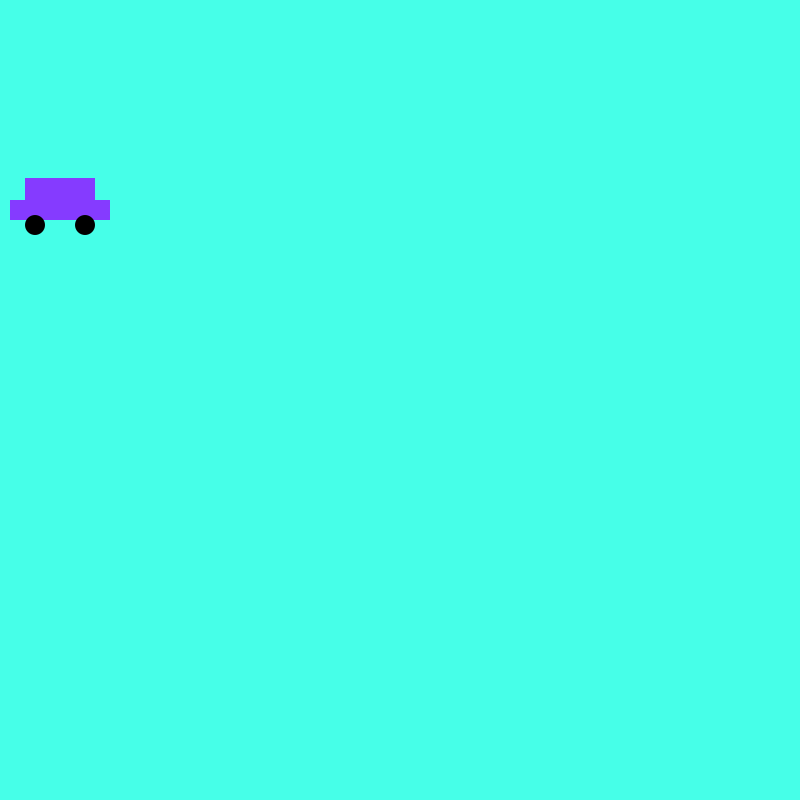
Frame 1 (no input)
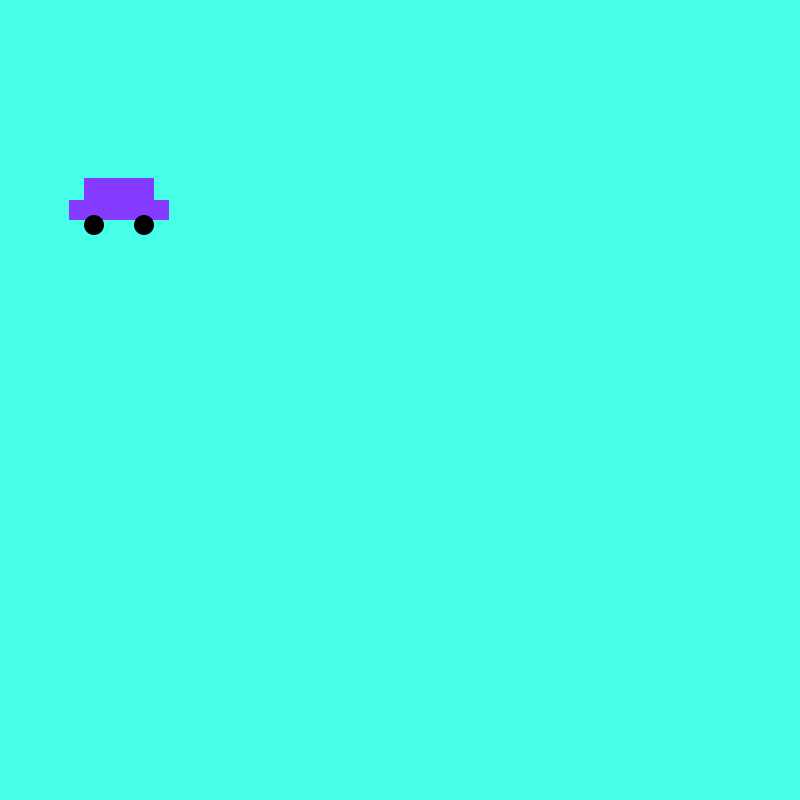
Frame 60 (the mouse pressed at the canvas centre just before this capture)
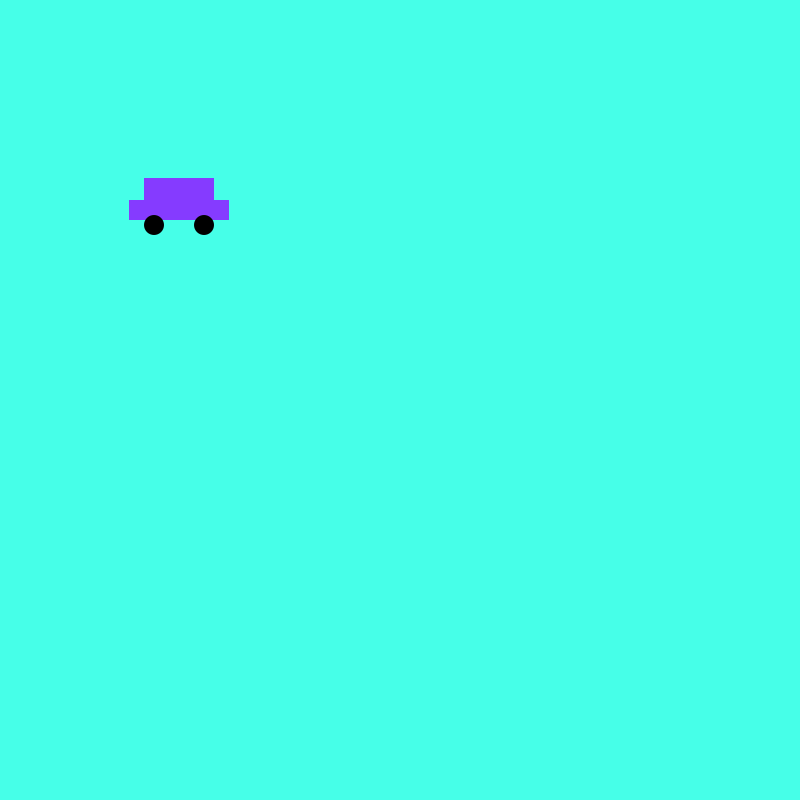
Frame 120 (the mouse held since frame 60 and released just before this capture)

The Processing sketch that drew these frames (run headless with seeded random() and noise(); from frame 60 on, the mouse is pressed at the canvas centre):

// Processing sketch: Traslacion
// ── Traslacion.pde

//Repaso traslaciones

int xPosition = 10;
int xSpeed = 1;
void setup() {


size(800, 800);
background(#46FFE8);

noStroke();
}

void draw() {
    background(#46FFE8);
    // Cuerpo del coche
    fill(#853BFF);
    rect(xPosition + 15, 178, 70, 40);
    rect(xPosition, 200, 100, 20);

    //Llantas del coche
    fill(0);
    ellipse(xPosition + 25, 225, 20, 20);
    ellipse(xPosition + 75, 225, 20, 20);
    
    xPosition += xSpeed;
    
    if ((xPosition + 100 > width || xPosition < 0))
    {
      xSpeed = xSpeed * -1;
    }
    
}
